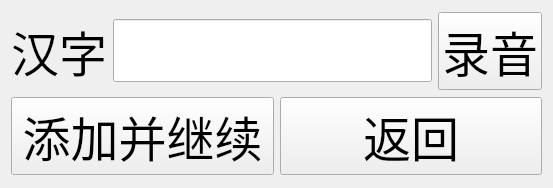
<?xml version="1.0" encoding="UTF-8"?>
<ui version="4.0">
 <class>AddCharDlg</class>
 <widget class="QWidget" name="AddCharDlg">
  <property name="geometry">
   <rect>
    <x>0</x>
    <y>0</y>
    <width>553</width>
    <height>188</height>
   </rect>
  </property>
  <property name="font">
   <font>
    <pointsize>36</pointsize>
   </font>
  </property>
  <property name="windowTitle">
   <string>Form</string>
  </property>
  <layout class="QVBoxLayout" name="verticalLayout">
   <item>
    <layout class="QHBoxLayout" name="horizontalLayout">
     <item>
      <widget class="QLabel" name="label">
       <property name="text">
        <string>汉字</string>
       </property>
      </widget>
     </item>
     <item>
      <widget class="QLineEdit" name="text">
       <property name="maxLength">
        <number>1</number>
       </property>
      </widget>
     </item>
     <item>
      <widget class="QPushButton" name="start">
       <property name="text">
        <string>录音</string>
       </property>
      </widget>
     </item>
    </layout>
   </item>
   <item>
    <layout class="QHBoxLayout" name="horizontalLayout_2">
     <item>
      <widget class="QPushButton" name="next">
       <property name="text">
        <string>添加并继续</string>
       </property>
      </widget>
     </item>
     <item>
      <widget class="QPushButton" name="stop">
       <property name="text">
        <string>返回</string>
       </property>
      </widget>
     </item>
    </layout>
   </item>
  </layout>
 </widget>
 <resources/>
 <connections/>
</ui>
